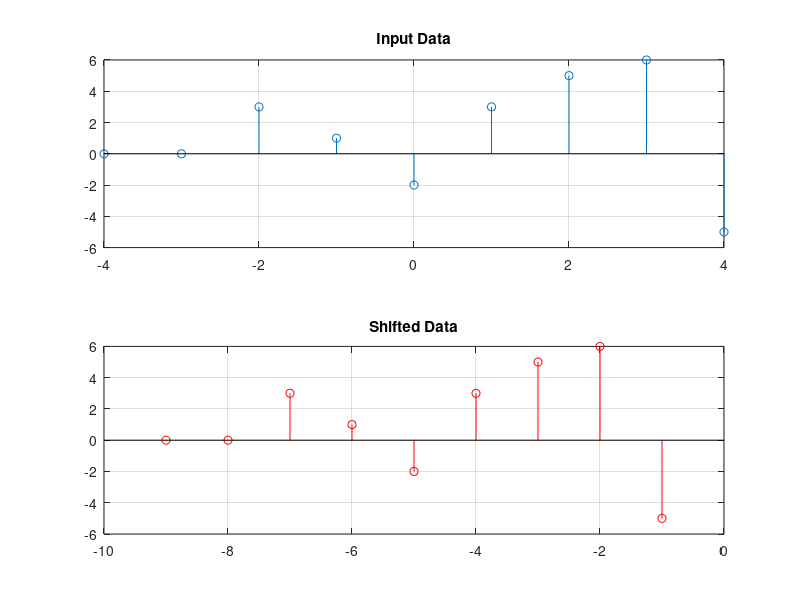

Here is the MATLAB script that generated this plot:
% matlab code for time shifting operation
% Pranaba K. Mishro, VSS University of Technology, Burla
% For student reference purpose only
clc; close all; clear all;
x=[0 0 3 1 -2 3 5 6 -5];
N=[-4:4];
l=length(x);
n=input('Enter the shift time: ') % +ve for advance / -ve for delay
NF=N-n;
subplot(2,1,1)
stem(N,x)
grid on;
title('Input Data')
subplot(2,1,2)
stem(NF,x,'r')
grid on;
title('Shifted Data')